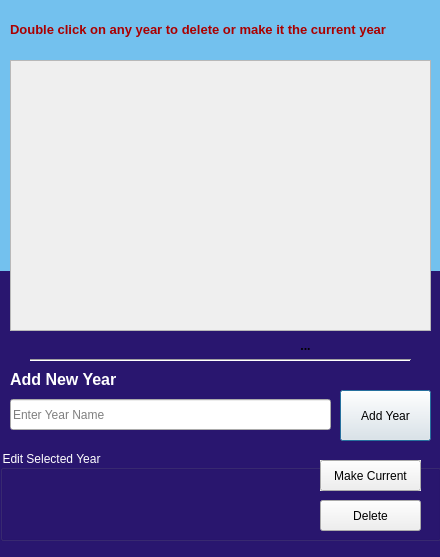
<?xml version="1.0" encoding="UTF-8"?>
<ui version="4.0">
 <class>Dialog</class>
 <widget class="QDialog" name="Dialog">
  <property name="geometry">
   <rect>
    <x>0</x>
    <y>0</y>
    <width>440</width>
    <height>557</height>
   </rect>
  </property>
  <property name="minimumSize">
   <size>
    <width>440</width>
    <height>557</height>
   </size>
  </property>
  <property name="maximumSize">
   <size>
    <width>440</width>
    <height>557</height>
   </size>
  </property>
  <property name="windowTitle">
   <string>Year Database</string>
  </property>
  <property name="windowIcon">
   <iconset>
    <normaloff>../resources/icon.png</normaloff>../resources/icon.png</iconset>
  </property>
  <widget class="QScrollArea" name="table_area">
   <property name="geometry">
    <rect>
     <x>10</x>
     <y>60</y>
     <width>421</width>
     <height>271</height>
    </rect>
   </property>
   <property name="widgetResizable">
    <bool>true</bool>
   </property>
   <widget class="QWidget" name="scrollAreaWidgetContents">
    <property name="geometry">
     <rect>
      <x>0</x>
      <y>0</y>
      <width>419</width>
      <height>269</height>
     </rect>
    </property>
   </widget>
  </widget>
  <widget class="QPushButton" name="addBtn">
   <property name="geometry">
    <rect>
     <x>340</x>
     <y>390</y>
     <width>91</width>
     <height>51</height>
    </rect>
   </property>
   <property name="text">
    <string>Add Year</string>
   </property>
  </widget>
  <widget class="QLineEdit" name="name_text">
   <property name="enabled">
    <bool>true</bool>
   </property>
   <property name="geometry">
    <rect>
     <x>10</x>
     <y>399</y>
     <width>321</width>
     <height>31</height>
    </rect>
   </property>
   <property name="placeholderText">
    <string>Enter Year Name</string>
   </property>
  </widget>
  <widget class="QLabel" name="label">
   <property name="geometry">
    <rect>
     <x>10</x>
     <y>20</y>
     <width>431</width>
     <height>20</height>
    </rect>
   </property>
   <property name="text">
    <string>&lt;html&gt;&lt;head/&gt;&lt;body&gt;&lt;p&gt;&lt;span style=&quot; font-size:10pt; font-weight:600; color:#aa0000;&quot;&gt;Double click on any year to delete or make it the current year&lt;/span&gt;&lt;/p&gt;&lt;/body&gt;&lt;/html&gt;</string>
   </property>
  </widget>
  <widget class="QLabel" name="label_progress">
   <property name="geometry">
    <rect>
     <x>180</x>
     <y>330</y>
     <width>251</width>
     <height>31</height>
    </rect>
   </property>
   <property name="font">
    <font>
     <family>Segoe Script</family>
     <weight>75</weight>
     <bold>true</bold>
    </font>
   </property>
   <property name="autoFillBackground">
    <bool>false</bool>
   </property>
   <property name="frameShadow">
    <enum>QFrame::Raised</enum>
   </property>
   <property name="text">
    <string>...</string>
   </property>
   <property name="alignment">
    <set>Qt::AlignCenter</set>
   </property>
   <property name="wordWrap">
    <bool>false</bool>
   </property>
  </widget>
  <widget class="Line" name="line">
   <property name="geometry">
    <rect>
     <x>30</x>
     <y>350</y>
     <width>381</width>
     <height>20</height>
    </rect>
   </property>
   <property name="orientation">
    <enum>Qt::Horizontal</enum>
   </property>
  </widget>
  <widget class="QLabel" name="label_2">
   <property name="geometry">
    <rect>
     <x>10</x>
     <y>370</y>
     <width>451</width>
     <height>16</height>
    </rect>
   </property>
   <property name="text">
    <string>&lt;html&gt;&lt;head/&gt;&lt;body&gt;&lt;p&gt;&lt;span style=&quot; font-size:12pt; font-weight:600; color:#ffffff;&quot;&gt;Add New Year&lt;/span&gt;&lt;/p&gt;&lt;/body&gt;&lt;/html&gt;</string>
   </property>
  </widget>
  <widget class="QGroupBox" name="groupBox">
   <property name="geometry">
    <rect>
     <x>0</x>
     <y>450</y>
     <width>441</width>
     <height>91</height>
    </rect>
   </property>
   <property name="styleSheet">
    <string notr="true">color: rgb(255, 255, 255);</string>
   </property>
   <property name="title">
    <string>Edit Selected Year</string>
   </property>
   <widget class="QPushButton" name="makeCurrentBtn">
    <property name="geometry">
     <rect>
      <x>320</x>
      <y>10</y>
      <width>101</width>
      <height>31</height>
     </rect>
    </property>
    <property name="autoFillBackground">
     <bool>true</bool>
    </property>
    <property name="styleSheet">
     <string notr="true">color: rgb(0, 0, 0);</string>
    </property>
    <property name="text">
     <string>Make Current</string>
    </property>
   </widget>
   <widget class="QPushButton" name="deleteBtn">
    <property name="geometry">
     <rect>
      <x>320</x>
      <y>50</y>
      <width>101</width>
      <height>31</height>
     </rect>
    </property>
    <property name="minimumSize">
     <size>
      <width>101</width>
      <height>31</height>
     </size>
    </property>
    <property name="maximumSize">
     <size>
      <width>101</width>
      <height>31</height>
     </size>
    </property>
    <property name="styleSheet">
     <string notr="true">color: rgb(0, 0, 0);</string>
    </property>
    <property name="text">
     <string>Delete</string>
    </property>
   </widget>
   <widget class="QLabel" name="label_selected_session">
    <property name="geometry">
     <rect>
      <x>10</x>
      <y>20</y>
      <width>301</width>
      <height>41</height>
     </rect>
    </property>
    <property name="text">
     <string>&lt;html&gt;&lt;head/&gt;&lt;body&gt;&lt;p&gt;&lt;br/&gt;&lt;/p&gt;&lt;/body&gt;&lt;/html&gt;</string>
    </property>
    <property name="wordWrap">
     <bool>true</bool>
    </property>
   </widget>
  </widget>
  <widget class="QLabel" name="label_4">
   <property name="geometry">
    <rect>
     <x>0</x>
     <y>0</y>
     <width>441</width>
     <height>271</height>
    </rect>
   </property>
   <property name="styleSheet">
    <string notr="true">background-color:  rgb(115, 193, 238);
</string>
   </property>
   <property name="text">
    <string/>
   </property>
  </widget>
  <widget class="QLabel" name="label_6">
   <property name="geometry">
    <rect>
     <x>-10</x>
     <y>270</y>
     <width>451</width>
     <height>291</height>
    </rect>
   </property>
   <property name="autoFillBackground">
    <bool>false</bool>
   </property>
   <property name="styleSheet">
    <string notr="true">background-color: rgb(41, 22, 111);</string>
   </property>
   <property name="text">
    <string/>
   </property>
  </widget>
  <zorder>label_6</zorder>
  <zorder>label_4</zorder>
  <zorder>table_area</zorder>
  <zorder>addBtn</zorder>
  <zorder>name_text</zorder>
  <zorder>label</zorder>
  <zorder>label_progress</zorder>
  <zorder>line</zorder>
  <zorder>label_2</zorder>
  <zorder>groupBox</zorder>
 </widget>
 <resources/>
 <connections/>
</ui>
